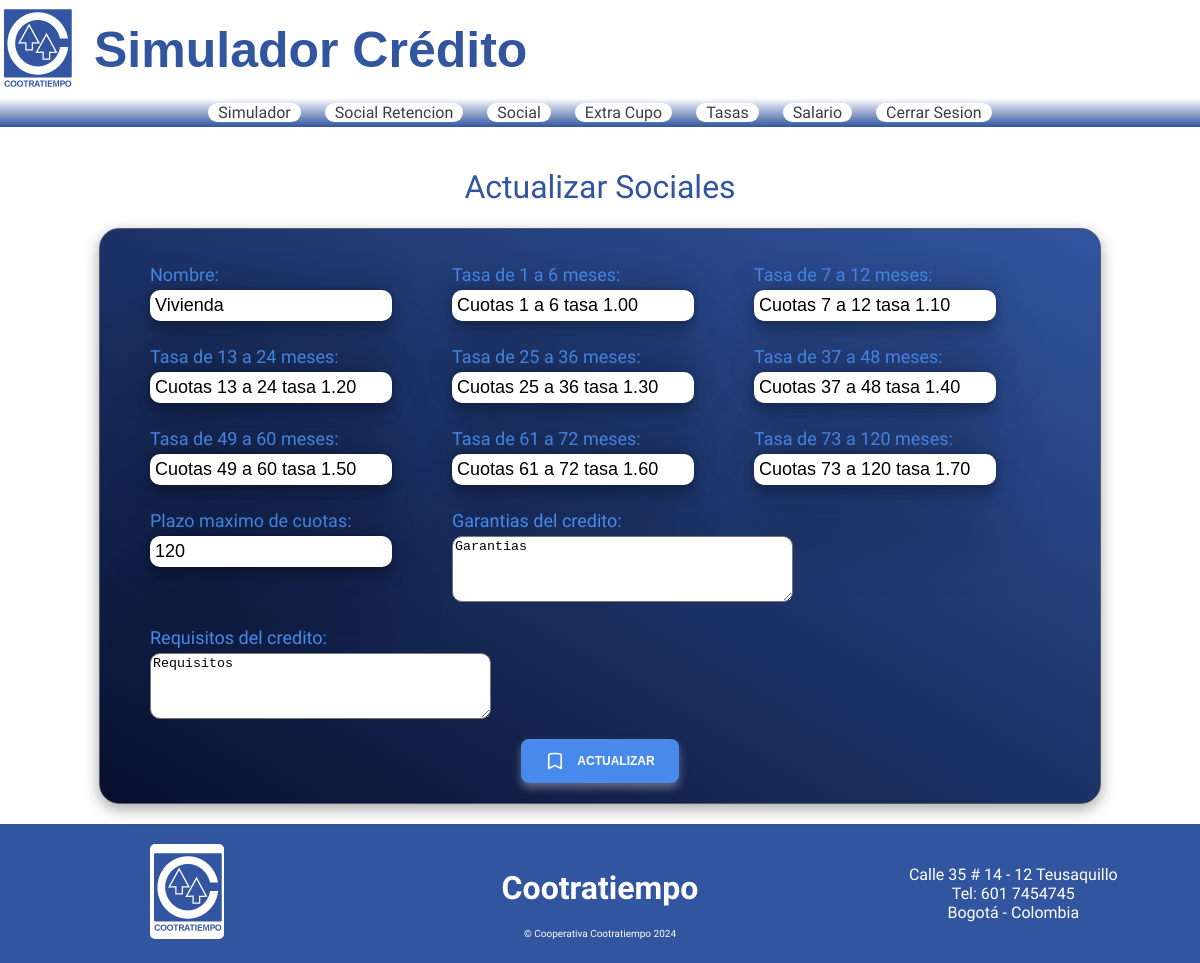
/sociales/1/update/ (signed in), run on the app's committed database.
### simulador/models.py (models this page shows, shortened)
class Sociales(models.Model):
    name = models.CharField(max_length=100, unique=True)
    rango1 = models.CharField(max_length=200)
    rango2 = models.CharField(max_length=200)
    rango3 = models.CharField(max_length=200)
    rango4 = models.CharField(max_length=200, null=True, blank=True)
    rango5 = models.CharField(max_length=200, null=True, blank=True)
    rango6 = models.CharField(max_length=200, null=True, blank=True)
    rango7 = models.CharField(max_length=200, null=True, blank=True)
    rango8 = models.CharField(max_length=200, null=True, blank=True)
    plazoMax = models.IntegerField()
    garantia = models.TextField(max_length=500)
    requisitos = models.TextField(max_length=500)

### simulador/views.py (the view)
# urls.py: path('sociales/<int:id>/update/', views.update_social, name="sociales_update"),
@login_required
def update_social(request, id):
    sociales = get_object_or_404(Sociales, id=id)
    if request.method == 'POST':
        form = SocialesForm(request.POST, instance=sociales)
        if form.is_valid():
            form.save()
            return redirect('/sociales')
    else:
        form = SocialesForm(instance=sociales)
    return render(request, 'sociales/updatesociales.html', {'form': form})

### simulador/forms.py
class SocialesForm(forms.ModelForm):
    class Meta:
        model = Sociales
        fields = ['name', 'rango1', 'rango2', 'rango3', 'rango4', 'rango5', 'rango6', 'rango7', 'rango8', 'plazoMax', 'garantia', 'requisitos']
        labels = {
            'name': 'Nombre',
            'rango1': 'Tasa de 1 a 6 meses',
            'rango2': 'Tasa de 7 a 12 meses',
            'rango3': 'Tasa de 13 a 24 meses',
            'rango4': 'Tasa de 25 a 36 meses',
            'rango5': 'Tasa de 37 a 48 meses',
            'rango6': 'Tasa de 49 a 60 meses',
            'rango7': 'Tasa de 61 a 72 meses',
            'rango8': 'Tasa de 73 a 120 meses',
            'plazoMax': 'Plazo maximo de cuotas',
            'garantia': 'Garantias del credito',
            'requisitos': 'Requisitos del credito'
        }

### simulador/templates/sociales/updatesociales.html (shortened to what this page needs)
{% extends "base.html" %}
{% load static %}
{% load humanize %}
{% block styles %}
    <link href="{% static "css/deudaaporte/deudaaporte.css" %}" rel="stylesheet">
{% endblock styles %}
{% block content %}
<div class="update-form">
    <h1>Actualizar Sociales</h1>
    <form method="POST">
        <div class="form">
            {{form.as_p}}
        </div>
        <button class="save" type="submit">
            <svg
            aria-hidden="true"
            stroke="currentColor"
            stroke-width="2"
            viewBox="0 0 24 24"
            fill="none"
            xmlns="http://www.w3.org/2000/svg"
          >
            <path
              d="M17.593 3.322c1.1.128 1.907 1.077 1.907 2.185V21L12 17.25 4.5 21V5.507c0-1.108.806-2.057 1.907-2.185a48.507 48.507 0 0111.186 0z"
              stroke-linejoin="round"
              stroke-linecap="round"
            ></path>
          </svg>Actualizar</button>
    </form>
</div>
{% endblock content %}

### simulador/static/css/deudaaporte/deudaaporte.css (style rules this page uses)
:root { --blue: #3255A0; --blue-font: #488aec; }
form { display: flex; flex-direction: column; justify-content: center; align-items: center; width: 80%; background: linear-gradient(to top right, rgb(7 16 45), var(--blue)); padding: 20px; border-radius: 20px; border: 1px solid rgb(84 90 106); box-shadow: rgba(0, 0, 0, 0.35) 0px 5px 15px; }
.form { display: flex; flex-wrap: wrap; }
.form p { margin: 10px 30px; display: flex; flex-direction: column; }
.form p label { color: #488aec; font-size: 18px; font-weight: 100; margin: 5px 0px; }
.form p input { border-radius: 10px; border: 0; padding: 5px; box-shadow: rgba(0, 0, 0, 0.25) 0px 54px 55px, rgba(0, 0, 0, 0.12) 0px -12px 30px, rgba(0, 0, 0, 0.12) 0px 4px 6px, rgba(0, 0, 0, 0.17) 0px 12px 13px, rgba(0, 0, 0, 0.09) 0px -3px 5px; }
.form p textarea { height: 60px; border-radius: 10px; }
.save { border: none; display: flex; padding: 0.75rem 1.5rem; background-color: #488aec; color: #ffffff; font-size: 0.75rem; line-height: 1rem; font-weight: 700; cursor: pointer; text-align: center; text-transform: uppercase; vertical-align: middle; align-items: center; margin-top: 10px; border-radius: 0.5rem; user-select: none; gap: 0.75rem; box-shadow: rgba(249, 236, 236, 0.35) 0px 5px 8px; transition: all 0.6s ease; }
.save svg { width: 1.25rem; height: 1.25rem; }
.update-form { margin: 20px 0px; width: 100%; display: flex; flex-direction: column; justify-content: center; align-items: center; }
.update-form h1 { color: #3255A0; text-align: center; font-weight: 200; }
.update-form .form p input { font-size: 18px; }

### simulador/static/css/base.css (style rules this page uses)
:root { --back-font: #05060f99; --blue-font: #3255A0; --blue-ligth-font: #3255a0c4; }
html { scroll-behavior: smooth; }
body { padding: 0; margin: 0; box-sizing: content-box; height: 100%; font-family: 'Freeman', sans-serif; user-select: none; }
.info-footer h2, p { margin: 0; padding: 0; }

### data on the page
Sociales: name "Vivienda", rango1 "Cuotas 1 a 6 tasa 1.00", rango2 "Cuotas 7 a 12 tasa 1.10", rango3 "Cuotas 13 a 24 tasa 1.20", rango4 "Cuotas 25 a 36 tasa 1.30", rango5 "Cuotas 37 a 48 tasa 1.40", rango6 "Cuotas 49 a 60 tasa 1.50", rango7 "Cuotas 61 a 72 tasa 1.60", rango8 "Cuotas 73 a 120 tasa 1.70", plazoMax "120", garantia "Garantias", requisitos "Requisitos"
